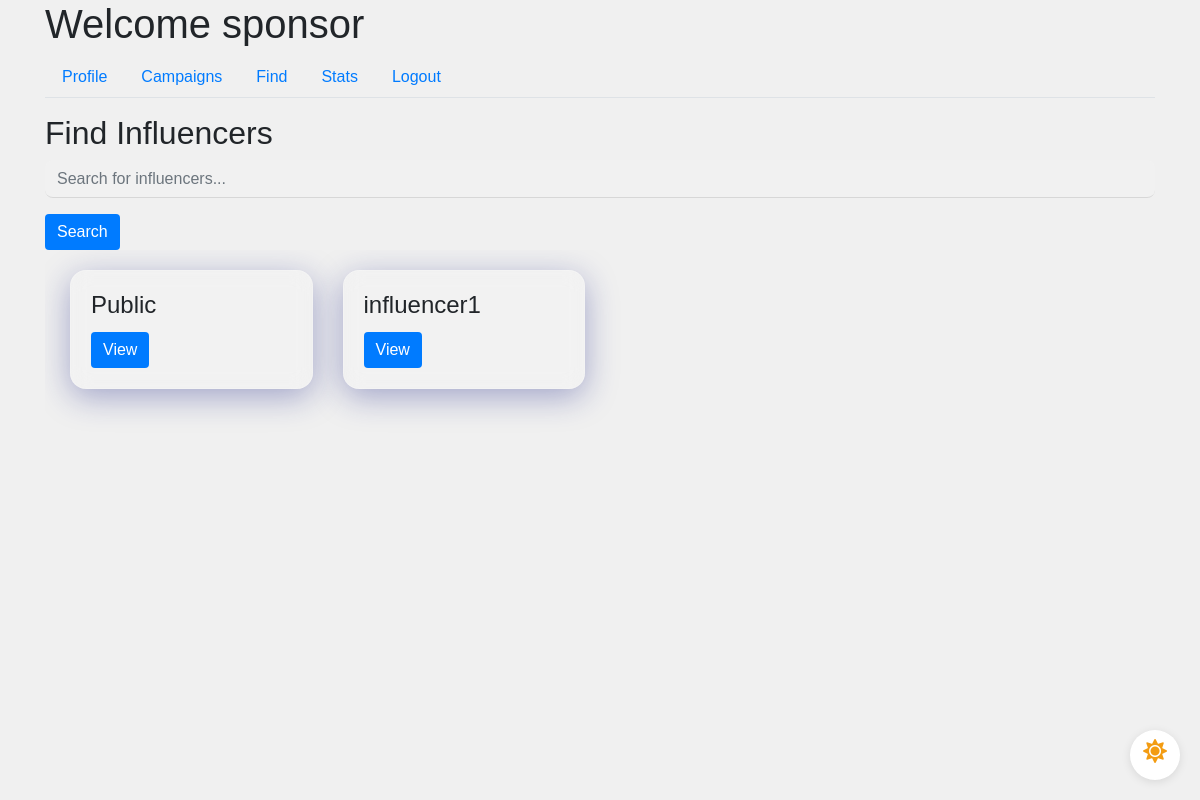
The page /sponsor/find (signed in) on the database as committed earlier.
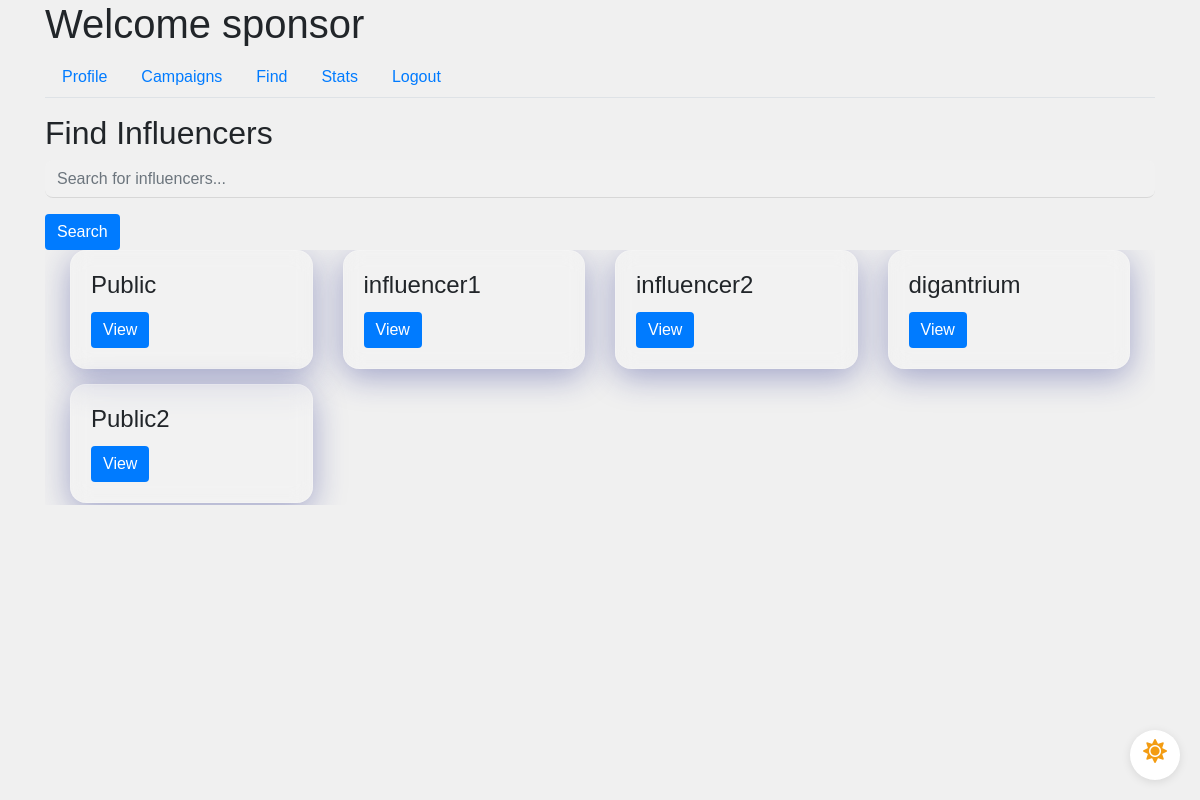
The same page on the database as committed later.
### app/models.py (models this page shows, shortened)
class User(UserMixin, db.Model):
    id = db.Column(db.Integer, primary_key=True)
    username = db.Column(db.String(64), unique=True, nullable=False)
    email = db.Column(db.String(120), unique=True, nullable=False)
    password_hash = db.Column(db.String(128), nullable=False)
    role = db.Column(db.String(20), nullable=False)
    industry = db.Column(db.String(120))  # For Sponsors
    platforms = db.Column(db.Text)  # For Influencers
    category = db.Column(db.String(120))  # For Influencers
    niche = db.Column(db.String(120))  # For Influencers
    profile_pic = db.Column(db.String(20), nullable=False, default='download.png')
    flag = db.Column(db.Boolean, default=False, nullable=False)  # Add flag column

### app/routes.py (the view)
@main.route('/sponsor/find')
@login_required
def sponsor_find():
    if current_user.role == 'sponsor':
        search_query = request.args.get('search', '')
        if search_query:
            active_influencer = User.query.filter(User.role == 'influencer', or_(User.username.ilike(f"%{search_query}%"), User.platforms.ilike(f"%{search_query}%"), User.category.ilike(f"%{search_query}%"), User.niche.ilike(f"%{search_query}%"))).all()
        else:
            active_influencer = User.query.filter_by(role='influencer').all()
        return render_template('sponsor_find.html', sponsor=current_user, active_influencer=active_influencer)
    return redirect(url_for('main.dashboard'))

### app/models.py (called while the page is built)
@login_manager.user_loader
def load_user(user_id):
    return User.query.get(int(user_id))

### app/templates/sponsor_find.html (shortened to what this page needs)
{% extends "sponsor_dashboard.html" %}
{% block tab_content %}
<h2>Find Influencers</h2>
<form method="GET" action="{{ url_for('main.sponsor_find') }}">
    <div class="form-group">
        <input type="text" name="search" class="form-control" placeholder="Search for influencers...">
    </div>
    <button type="submit" class="btn btn-primary">Search</button>
</form>
<div class="scrollable-container sponsor-find-padding">
    <div class="row-container">
        {% for influencer in active_influencer %}
        <div class="col-md-3">
            <div class="request-box card glassmorphism">
                <div class="card-body">
                    <h4 class="card-title">{{ influencer.username }}</h4>
                    <button class="btn btn-primary" data-toggle="modal" data-target="#influencerModal" data-id="{{ influencer.id }}">View</button>
                </div>
            </div>
        </div>
        {% endfor %}
    </div>
</div>
{% endblock %}

Rows that differ between the two databases and show on the page:
added User: username "influencer2"
added User: username "digantrium"
added User: username "Public2"
